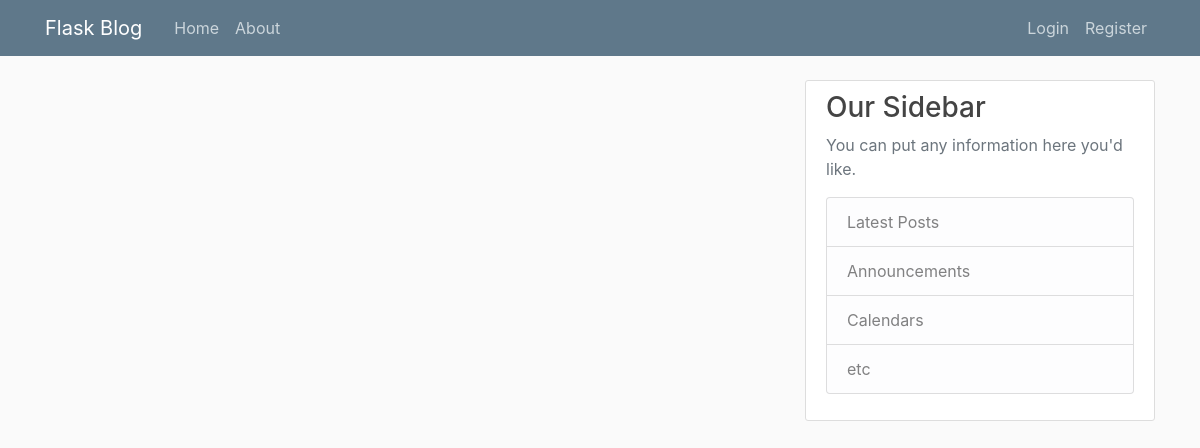
Page /home on the earlier database version.
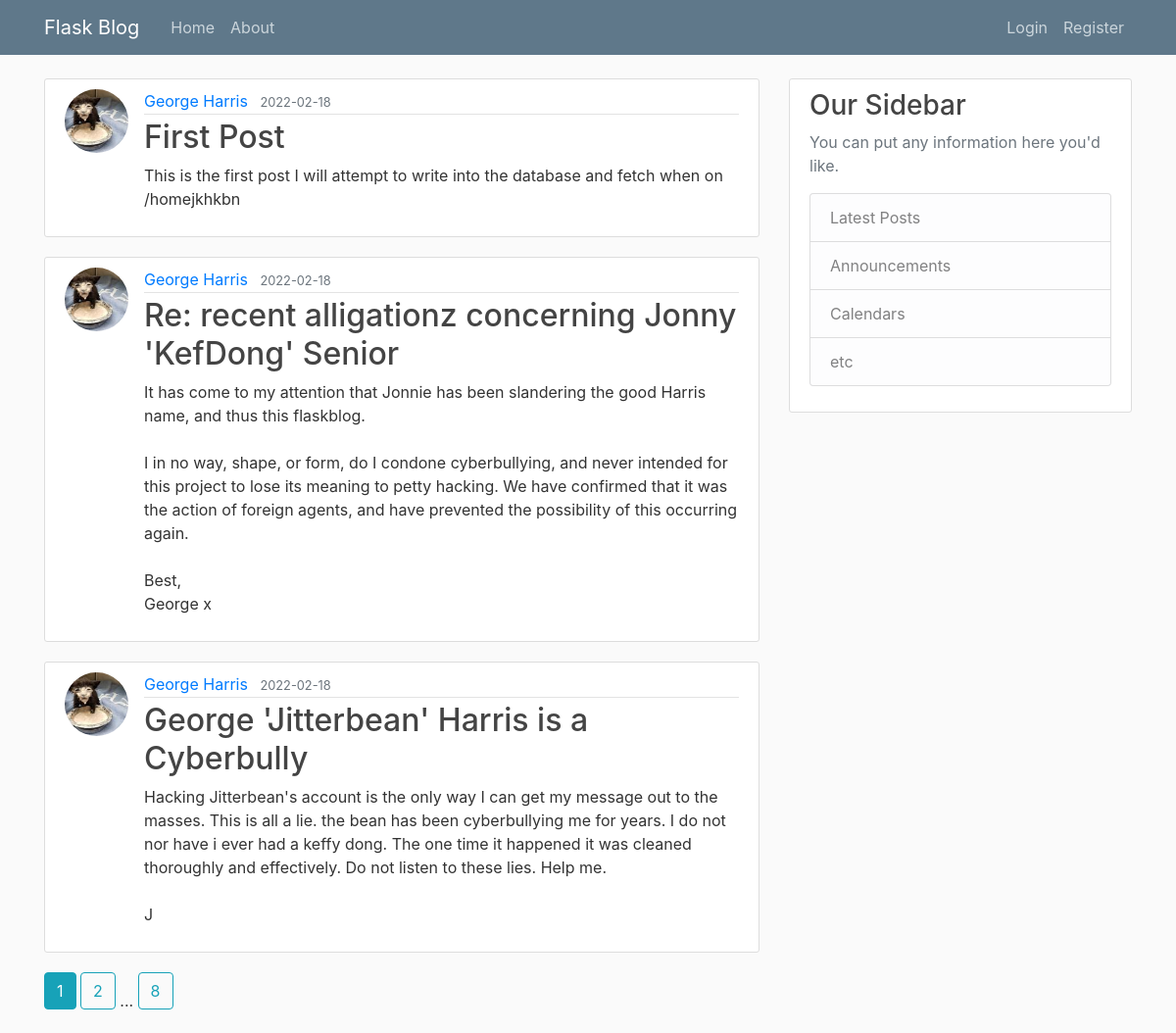
Same page on the later database version.
### core/models.py (models this page shows, shortened)
class Post(db.Model):
    id = db.Column(db.Integer, primary_key=True)
    title = db.Column(db.String(100), nullable=False)
    date_posted = db.Column(db.DateTime, nullable=False, default=datetime.utcnow)
    content = db.Column(db.Text, nullable=False)
    user_id = db.Column(db.Integer, db.ForeignKey('user.id'), nullable=False)

class User(db.Model, UserMixin):
    id = db.Column(db.Integer, primary_key=True)
    username = db.Column(db.String(20), unique=True, nullable=False)
    email = db.Column(db.String(120), unique=True, nullable=False)
    image_file = db.Column(db.String(20), nullable=False, default='default.jpg')
    password = db.Column(db.String(60), nullable=False)
    posts = db.relationship('Post', backref='author', lazy=True)

### core/routes.py (the view)
@app.route("/")
@app.route("/home")
def home():
    page = request.args.get('page', 1, type=int)
    posts = Post.query.paginate(page=page, per_page=3)
    return render_template('home.html', posts=posts)

### core/Templates/home.html
{% extends "layout.html" %}
{% block content %}
{% for post in posts.items %}
<article class="media content-section">
  <img class="rounded-circle article-img"
    src="{{ url_for('static', filename='profile_pics/' + post.author.image_file) }}">
  <div class="media-body">
    <div class="article-metadata">
      <a class="mr-2" href="#">{{ post.author.username }}</a>
      <small class="text-muted">{{ post.date_posted.strftime('%Y-%m-%d') }}</small>
    </div>
    <h2><a class="article-title" href="{{ url_for('post', post_id=post.id) }}">{{ post.title }}</a></h2>
    <p class="article-content">{{ post.content }}</p>
  </div>
</article>
{% endfor %}
{% for page_num in posts.iter_pages(left_edge=1, right_edge=1, left_current=1, right_current=2) %}
  {% if page_num %}
    {% if posts.page == page_num %}
      <a class="btn btn-info mb-4" href="{{ url_for('home', page=page_num) }}">{{ page_num }}</a>
    {% else %}
      <a class="btn btn-outline-info mb-4" href="{{ url_for('home', page=page_num) }}">{{ page_num }}</a>
    {% endif %}
  {% else %}
    ...
  {% endif %}
{% endfor %}
{% endblock content %}

### core/Templates/layout.html (shortened to what this page needs)
<!doctype html>
<html lang="en">
  <head>
    <link rel="stylesheet" href="https://stackpath.bootstrapcdn.com/bootstrap/4.3.1/css/bootstrap.min.css">
    <link rel="stylesheet" type="text/css" href="{{ url_for('static', filename='main.css') }}">
</head>
<body>
  <header class="site-header">
    <nav class="navbar navbar-expand-md navbar-dark bg-steel fixed-top">
      <div class="container">
        <a class="navbar-brand mr-4" href="/">Flask Blog</a>
        <div class="collapse navbar-collapse" id="navbarToggle">
          <div class="navbar-nav mr-auto">
            <a class="nav-item nav-link" href="{{ url_for('home') }}">Home</a>
            <a class="nav-item nav-link" href="{{ url_for('about') }}">About</a>
          </div>
          <div class="navbar-nav">
            {% if current_user.is_authenticated %}
              <a class="nav-item nav-link" href="{{ url_for('logout') }}">Logout</a>
              <a class="nav-item nav-link" href="{{ url_for('new_post') }}">New Post</a>
              <a class="nav-item nav-link" href="{{ url_for('account') }}">Account</a>
            {% else %}
              <a class="nav-item nav-link" href="{{ url_for('login') }}">Login</a>
              <a class="nav-item nav-link" href="{{ url_for('register') }}">Register</a>
            {% endif %}
          </div>
        </div>
      </div>
    </nav>
  </header>
  <main role="main" class="container">
    <div class="row">
      <div class="col-md-8">
        {% block content %}{% endblock %}
      </div>
      <div class="col-md-4">
        <div class="content-section">
          <h3>Our Sidebar</h3>
          <p class='text-muted'>You can put any information here you'd like.
            <ul class="list-group">
              <li class="list-group-item list-group-item-light">Latest Posts</li>
              <li class="list-group-item list-group-item-light">Announcements</li>
              <li class="list-group-item list-group-item-light">Calendars</li>
              <li class="list-group-item list-group-item-light">etc</li>
            </ul>
          </p>
        </div>
      </div>
    </div>
  </main>
</body>
</html>

### core/static/main.css (style rules this page uses)
body { background: #fafafa; color: #333333; margin-top: 5rem; }
h1, h2, h3, h4, h5, h6 { color: #444444; }
.bg-steel { background-color: #5f788a; }
.site-header .navbar-nav .nav-link { color: #cbd5db; }
.content-section { background: #ffffff; padding: 10px 20px; border: 1px solid #dddddd; border-radius: 3px; margin-bottom: 20px; }
.article-title { color: #444444; }
.article-content { white-space: pre-line; }
.article-img { height: 65px; width: 65px; margin-right: 16px; }
.article-metadata { padding-bottom: 1px; margin-bottom: 4px; border-bottom: 1px solid #e3e3e3 }

Differences in the rows shown:
added Post: image_file (picture), author.username "George Harris", date_posted "2022-02-18", title "First Post", content "This is the first post I will attempt to write into the database and fetch when on /homejkhkbn"
added Post: image_file (picture), author.username "George Harris", date_posted "2022-02-18", title "Re: recent alligationz concerning Jonny 'KefDong' Senior", content "It has come to my attention that Jonnie has been slandering the good Harris name, and thus this flaskblog. I in no way, shape, or form, do I condone cyberbullying, and never intended for this project to lose its meaning to petty hacking. We have confirmed that it was the action of foreign agents, and have prevented the possibility of this occurring again. Best, George x"
added Post: image_file (picture), author.username "George Harris", date_posted "2022-02-18", title "George 'Jitterbean' Harris is a Cyberbully", content "Hacking Jitterbean's account is the only way I can get my message out to the masses. This is all a lie. the bean has been cyberbullying me for years. I do not nor have i ever had a keffy dong. The one time it happened it was cleaned thoroughly and effectively. Do not listen to these lies. Help me. J"
Other differences:
new list line: "1"
new list line: "2"
new list line: "8"
